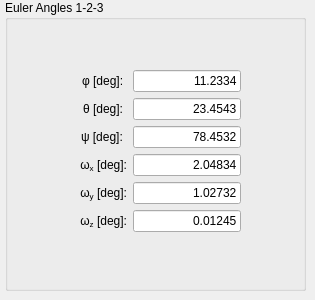
      <widget class="QWidget" name="Euler123Page">
       <widget class="QGroupBox" name="groupBox_10">
        <property name="geometry">
         <rect>
          <x>5</x>
          <y>0</y>
          <width>301</width>
          <height>291</height>
         </rect>
        </property>
        <property name="whatsThis">
         <string extracomment="Euler attitude angles in 1-2-3 sequence"/>
        </property>
        <property name="title">
         <string>Euler Angles 1-2-3</string>
        </property>
        <property name="flat">
         <bool>true</bool>
        </property>
        <widget class="QWidget" name="formLayoutWidget_7">
         <property name="geometry">
          <rect>
           <x>5</x>
           <y>20</y>
           <width>296</width>
           <height>261</height>
          </rect>
         </property>
         <layout class="QFormLayout" name="formLayout_7">
          <property name="fieldGrowthPolicy">
           <enum>QFormLayout::FieldsStayAtSizeHint</enum>
          </property>
          <property name="labelAlignment">
           <set>Qt::AlignRight|Qt::AlignTrailing|Qt::AlignVCenter</set>
          </property>
          <property name="formAlignment">
           <set>Qt::AlignCenter</set>
          </property>
          <item row="0" column="0">
           <widget class="QLabel" name="alpha_4">
            <property name="text">
             <string>&amp;phi; [deg]: </string>
            </property>
            <property name="textFormat">
             <enum>Qt::RichText</enum>
            </property>
           </widget>
          </item>
          <item row="0" column="1">
           <widget class="QLineEdit" name="Euler123phi">
            <property name="text">
             <string>11.2334</string>
            </property>
            <property name="alignment">
             <set>Qt::AlignRight|Qt::AlignTrailing|Qt::AlignVCenter</set>
            </property>
           </widget>
          </item>
          <item row="1" column="0">
           <widget class="QLabel" name="beta_4">
            <property name="text">
             <string>&amp;theta; [deg]: </string>
            </property>
            <property name="textFormat">
             <enum>Qt::RichText</enum>
            </property>
           </widget>
          </item>
          <item row="1" column="1">
           <widget class="QLineEdit" name="Euler123theta">
            <property name="text">
             <string>23.4543</string>
            </property>
            <property name="alignment">
             <set>Qt::AlignRight|Qt::AlignTrailing|Qt::AlignVCenter</set>
            </property>
           </widget>
          </item>
          <item row="2" column="0">
           <widget class="QLabel" name="gamma_4">
            <property name="text">
             <string>&amp;psi; [deg]: </string>
            </property>
            <property name="textFormat">
             <enum>Qt::RichText</enum>
            </property>
           </widget>
          </item>
          <item row="2" column="1">
           <widget class="QLineEdit" name="Euler123psi">
            <property name="text">
             <string>78.4532</string>
            </property>
            <property name="alignment">
             <set>Qt::AlignRight|Qt::AlignTrailing|Qt::AlignVCenter</set>
            </property>
           </widget>
          </item>
          <item row="3" column="1">
           <widget class="QLineEdit" name="Euler123omegaX">
            <property name="text">
             <string>2.04834</string>
            </property>
            <property name="alignment">
             <set>Qt::AlignRight|Qt::AlignTrailing|Qt::AlignVCenter</set>
            </property>
           </widget>
          </item>
          <item row="4" column="1">
           <widget class="QLineEdit" name="Euler123omegaY">
            <property name="text">
             <string>1.02732</string>
            </property>
            <property name="alignment">
             <set>Qt::AlignRight|Qt::AlignTrailing|Qt::AlignVCenter</set>
            </property>
           </widget>
          </item>
          <item row="5" column="1">
           <widget class="QLineEdit" name="Euler123omegaZ">
            <property name="text">
             <string>0.01245</string>
            </property>
            <property name="alignment">
             <set>Qt::AlignRight|Qt::AlignTrailing|Qt::AlignVCenter</set>
            </property>
           </widget>
          </item>
          <item row="3" column="0">
           <widget class="QLabel" name="raan_13">
            <property name="text">
             <string>ω&lt;span style=&quot;vertical-align:sub;&quot;&gt;x&lt;/span&gt; [deg]:</string>
            </property>
            <property name="alignment">
             <set>Qt::AlignRight|Qt::AlignTrailing|Qt::AlignVCenter</set>
            </property>
           </widget>
          </item>
          <item row="4" column="0">
           <widget class="QLabel" name="raan_14">
            <property name="text">
             <string>ω&lt;span style=&quot;vertical-align:sub;&quot;&gt;y&lt;/span&gt; [deg]:</string>
            </property>
            <property name="alignment">
             <set>Qt::AlignRight|Qt::AlignTrailing|Qt::AlignVCenter</set>
            </property>
           </widget>
          </item>
          <item row="5" column="0">
           <widget class="QLabel" name="raan_15">
            <property name="text">
             <string>ω&lt;span style=&quot;vertical-align:sub;&quot;&gt;z&lt;/span&gt; [deg]:</string>
            </property>
            <property name="alignment">
             <set>Qt::AlignRight|Qt::AlignTrailing|Qt::AlignVCenter</set>
            </property>
           </widget>
          </item>
         </layout>
        </widget>
       </widget>
      </widget>
